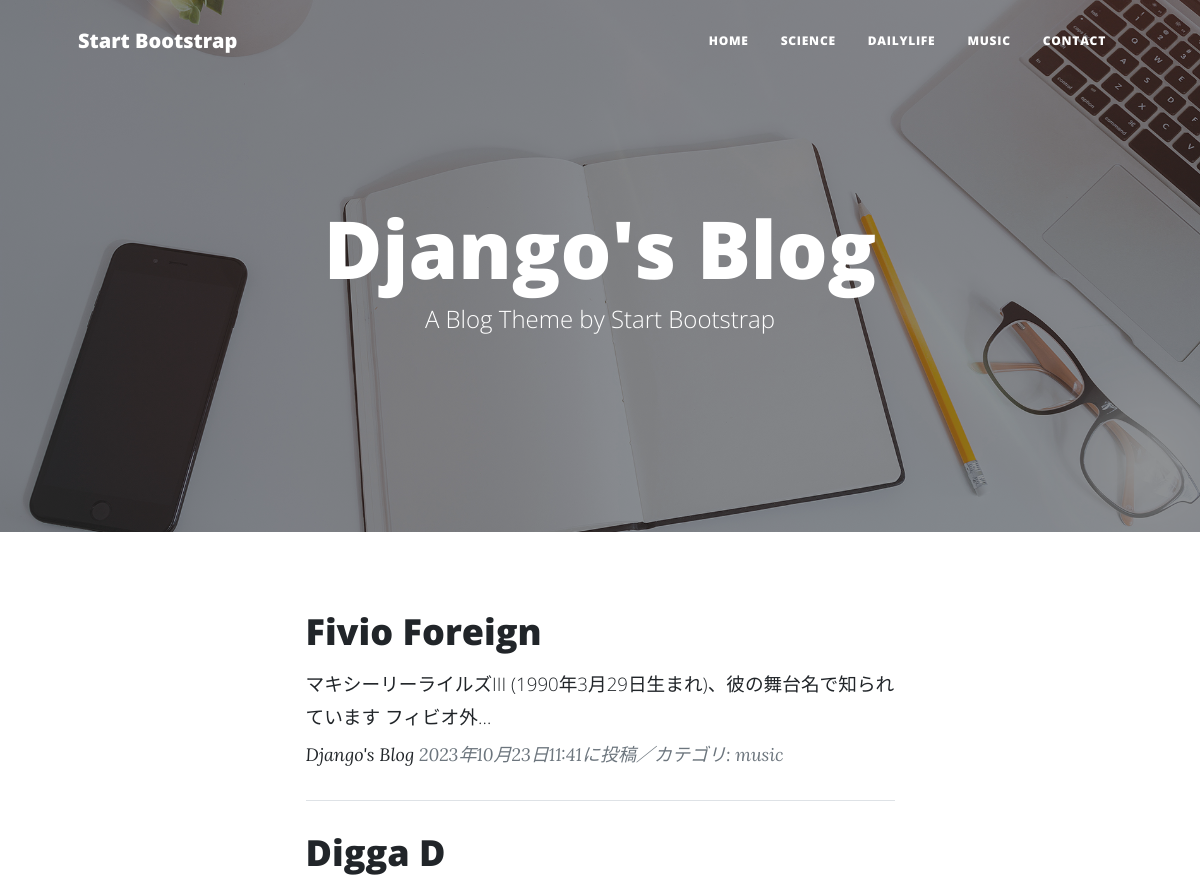
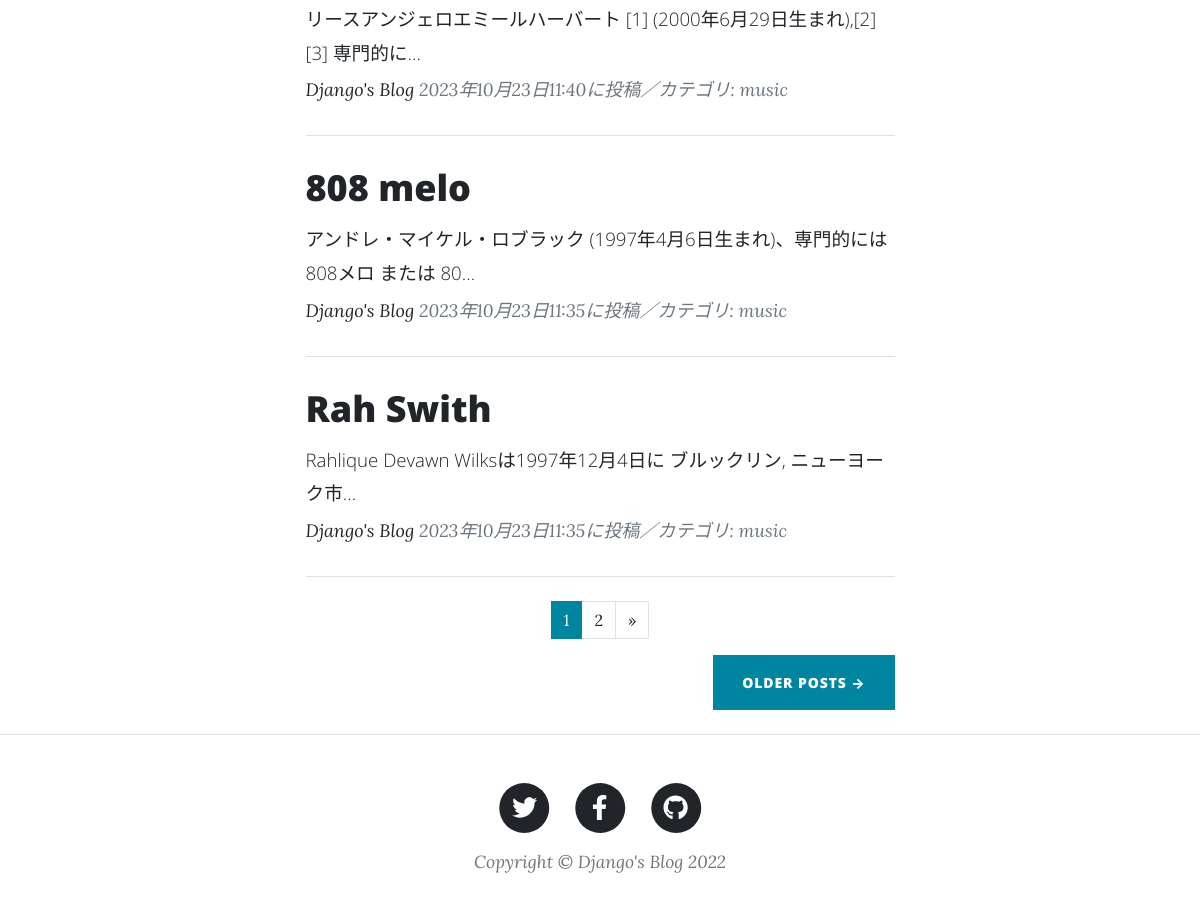
The page / on the database its author committed (2 pictures, top to bottom).
### blogapp/models.py (models this page shows)
class BlogPost(models.Model):
    CATEGORY = (('science', '科学のこと'),
                ('dailylifi', '日常のこと'),
                ('music', '音楽のこと'))
    title = models.CharField(
        verbose_name = 'タイトル', #フィールドのタイトル
        max_length = 200 #最大文字数は200
    )
    content = models.TextField(
        verbose_name = '本文' #フィールドのタイトル
    )
    posted_at = models.DateTimeField(
        verbose_name = '投稿日時', #フィールドのタイトル
        auto_now_add = True #日時を自動追加
    )
    category = models.CharField(
        verbose_name = 'カテゴリ', #フィールドのタイトル
        max_length = 50, #最大も字数は50
        choices = CATEGORY #categoryフィールドにはCATEGORYの要素のみを登録
    )
    def __str__(self):
        return self.title

### blogapp/views.py (the view)
# urls.py: path('', views.IndexView.as_view(), name = 'index'),
class IndexView(ListView):
    template_name = 'index.html'
    context_object_name = 'orderby_records'
    queryset = BlogPost.objects.order_by('-posted_at')
    paginate_by = 4
    def get_context_data(self, **kwargs):
        context = super().get_context_data(**kwargs)
        print(context)
        return context

### blogapp/templates/index.html (shortened to what this page needs)
{% extends 'base.html' %}
{% load static %}
        {% block header %}
        <header class="masthead" style="background-image: url({% static 'assets/img/home-bg.jpg' %})">
            <div class="container position-relative px-4 px-lg-5">
                <div class="row gx-4 gx-lg-5 justify-content-center">
                    <div class="col-md-10 col-lg-8 col-xl-7">
                        <div class="site-heading">
                            <h1>Django's Blog</h1>
                            <span class="subheading">A Blog Theme by Start Bootstrap</span>
                        </div>
                    </div>
                </div>
            </div>
        </header>
        {% endblock %}
        {% block contents %}
        <div class="container px-4 px-lg-5">
            <div class="row gx-4 gx-lg-5 justify-content-center">
                <div class="col-md-10 col-lg-8 col-xl-7">
                    {% for record in orderby_records %}
                    <div class="post-preview">
                        <a href="{% url 'blogapp:blog_detail' record.pk %}">
                            <h2 class="post-title">
                                {{record.title}}</h2>
                            <h3 class = 'post-subtitle'>
                                <span style = 'font-size : 14pt'>
                                {{record.content|truncatechars:50}}
                                </span>
                            </h3>
                        </a>
                        <p class="post-meta">
                            <a href="#">Django's Blog</a>
                            {{record.posted_at}}に投稿／カテゴリ:
                            {{record.category}}</p>
                    </div>
                    <hr class="my-4" />
                    {% endfor %}
                    {% include 'pagenation.html' %}
                    <div class = 'd-flex justify-content-end mb-4'><a class = 'btn btn-primary text-uppercase' href = '#!'>Older Posts →</a></div>
                </div>
            </div>
        </div>
        {% endblock %}

### blogapp/templates/base.html (shortened to what this page needs)
{% load static %}
<!DOCTYPE html>
<html lang="ja">
    <head>
        <link href="{% static 'css/styles.css' %}" rel="stylesheet" />
    </head>
    <body>
        <nav class="navbar navbar-expand-lg navbar-light" id="mainNav">
            <div class="container px-4 px-lg-5">
                <a class="navbar-brand" href="{% url 'blogapp:index' %}">Start Bootstrap</a>
                <div class="collapse navbar-collapse" id="navbarResponsive">
                    <ul class="navbar-nav ms-auto py-4 py-lg-0">
                        <li class="nav-item"><a class="nav-link px-lg-3 py-3 py-lg-4" href="{% url 'blogapp:index' %}">Home</a></li>
                        <li class="nav-item"><a class="nav-link px-lg-3 py-3 py-lg-4" href="{% url 'blogapp:science_list' %}">Science</a></li>
                        <li class="nav-item"><a class="nav-link px-lg-3 py-3 py-lg-4" href="{% url 'blogapp:dailylife_list' %}">Dailylife</a></li>
                        <li class="nav-item"><a class="nav-link px-lg-3 py-3 py-lg-4" href="{% url 'blogapp:music_list' %}">Music</a></li>
                        <li class="nav-item"><a class="nav-link px-lg-3 py-3 py-lg-4" href="{% url 'blogapp:contact' %}">Contact</a></li>
                    </ul>
                </div>
            </div>
        </nav>
        {% block header %}{% endblock %}
        {% block contents %}{% endblock %}
        <footer class="border-top">
            <div class="container px-4 px-lg-5">
                <div class="row gx-4 gx-lg-5 justify-content-center">
                    <div class="col-md-10 col-lg-8 col-xl-7">
                        <ul class="list-inline text-center">
                            <li class="list-inline-item">
                                <a href="https://twitter.com/">
                                    <span class="fa-stack fa-lg">
                                        <i class="fas fa-circle fa-stack-2x"></i>
                                        <i class="fab fa-twitter fa-stack-1x fa-inverse"></i>
                                    </span>
                                </a>
                            </li>
                            <li class="list-inline-item">
                                <a href="https://www.facebook.com/">
                                    <span class="fa-stack fa-lg">
                                        <i class="fas fa-circle fa-stack-2x"></i>
                                        <i class="fab fa-facebook-f fa-stack-1x fa-inverse"></i>
                                    </span>
                                </a>
                            </li>
                            <li class="list-inline-item">
                                <a href="https://github.co.jp/">
                                    <span class="fa-stack fa-lg">
                                        <i class="fas fa-circle fa-stack-2x"></i>
                                        <i class="fab fa-github fa-stack-1x fa-inverse"></i>
                                    </span>
                                </a>
                            </li>
                        </ul>
                        <div class="small text-center text-muted fst-italic">Copyright &copy; Django's Blog 2022</div>
                    </div>
                </div>
            </div>
        </footer>
    </body>
</html>

### blogapp/templates/pagenation.html (shortened to what this page needs)
<ul class = 'pagination' style = "justify-content: center">
    {% for num in page_obj.paginator.page_range %}
        {% if page_obj.number == num %}
        <li class = 'page-item active'>
            <span class = 'page-link'>{{ num }}</span>
        </li>
        {% else %}
        <li class = 'page-item'>
            <a class = 'page-link' href ="?page={{ num }}">{{ num }}</a>
        </li>
        {% endif %}
    {% endfor %}
    {% if page_obj.has_next %}
    <li class = 'page-item'>
        <a class = 'page-link' href = '?page={{ page_obj.next_page_number }}' aria-label = 'Next'>
            <span aria-hidden = 'true'>&raquo;</span>
        </a>
    </li>
    {% endif %}
</ul>

### rows shown on the page
BlogPost: title "Fivio Foreign", content "マキシーリーライルズIII (1990年3月29日生まれ)、彼の舞台名で知られています フィビオ外…", posted_at "2023年10月23日11:41", category "music"
BlogPost: title "Digga D", content "リースアンジェロエミールハーバート [1] (2000年6月29日生まれ),[2][3] 専門的に…", posted_at "2023年10月23日11:40", category "music"
BlogPost: title "808 melo", content "アンドレ・マイケル・ロブラック (1997年4月6日生まれ)、専門的には 808メロ または 80…", posted_at "2023年10月23日11:35", category "music"
BlogPost: title "Rah Swith", content "Rahlique Devawn Wilksは1997年12月4日に ブルックリン, ニューヨーク市…", posted_at "2023年10月23日11:35", category "music"

### other values the page prints
{{ num }} "1"
{{ num }} "2"
